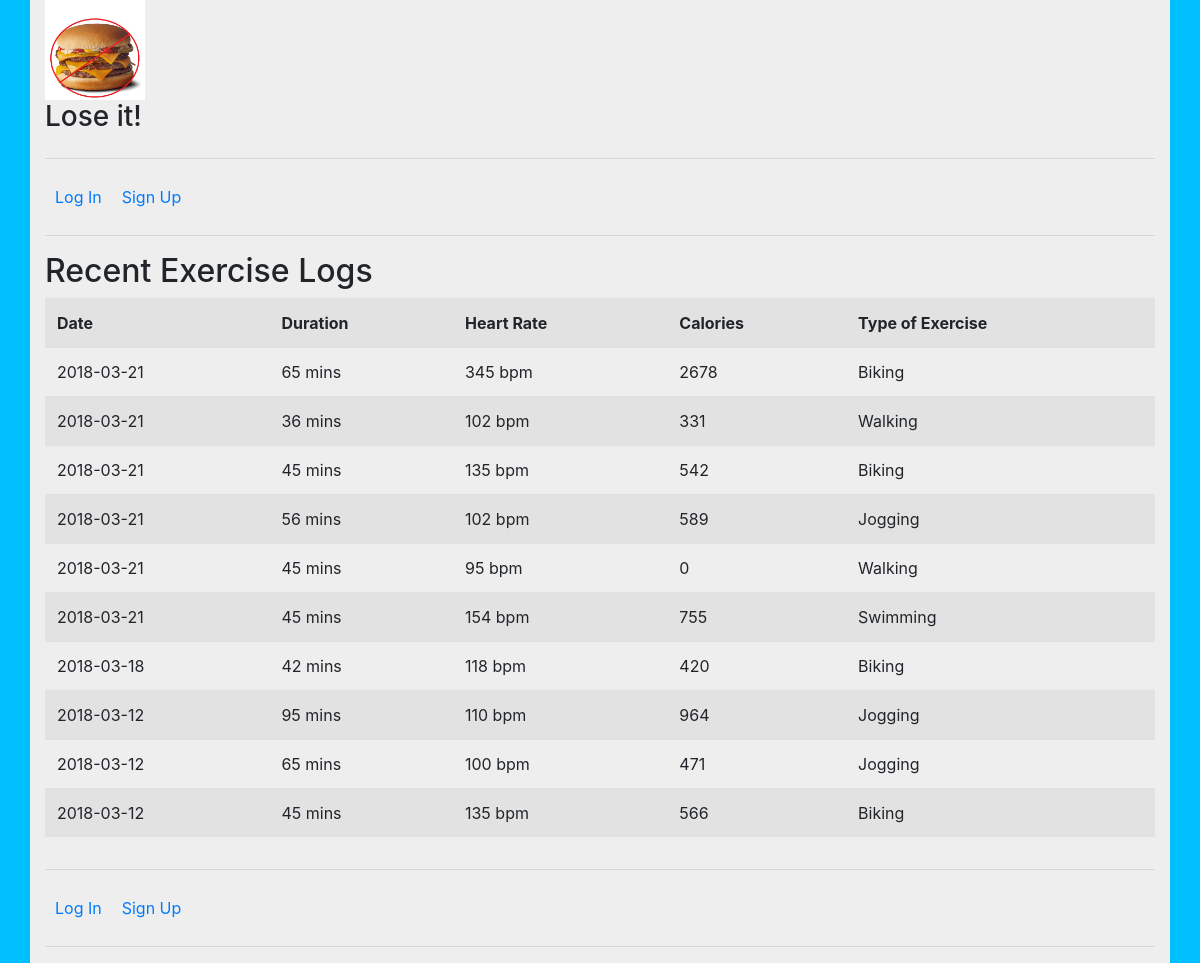
The page / on the database its author committed.
### tables this page shows
CREATE TABLE `EXERCISE_LOG` (
  `id` int(11) NOT NULL AUTO_INCREMENT,
  `date` date DEFAULT NULL,
  `time_in_minutes` int(11) NOT NULL,
  `heartrate` int(11) NOT NULL,
  `calories` int(11) NOT NULL,
  `type` varchar(30) DEFAULT NULL,
  `EXERCISE_USER_id` int(11) NOT NULL,
  PRIMARY KEY (`id`)
);

### index.php (the view, shortened to what this page needs)
<?php
    require_once('header.php');
    require('navMenu.php');
?>
<?php
        $dbc = mysqli_connect(DB_HOST, DB_USER, DB_PASSWORD, DB_NAME)
                or die('Error connecting to MySQL server.');
        $query = "SELECT * FROM EXERCISE_LOG ORDER BY id DESC LIMIT 15";
        $data = mysqli_query($dbc, $query)
                or die("Error querying database.");
        ?>
        <h2>Recent Exercise Logs</h2>
            <table class="table table-striped">
                <tr><th class="thead-dark">Date</th><th>Duration</th><th>Heart Rate</th><th>Calories</th><th>Type of Exercise</th></tr>
            <?php
                while ($row = mysqli_fetch_array($data))
                {
            ?>
                <tr>
                  <td><?php echo $row['date'];; ?></td>
                  <td><?php echo $row['time_in_minutes']; ?> mins</td>
                  <td><?php echo $row['heartrate'];?> bpm</td>
                  <td><?php echo $row['calories'];?></td>
                  <td><?php echo $row['type'];?></td>
                </tr>
            <?php
                }
            ?>
            </table>
<?php
    require('navMenu.php');
    require_once('footer.php');
?>

### header.php (shortened to what this page needs)
<!DOCTYPE html>
<html>
<head>
  <link rel="stylesheet" href="https://maxcdn.bootstrapcdn.com/bootstrap/4.0.0/css/bootstrap.min.css"
>
  <link rel="stylesheet" type="text/css" href="style.css" />
  <link rel="stylesheet" href="https://cdnjs.cloudflare.com/ajax/libs/font-awesome/4.7.0/css/font-awesome.min.css">
</head>
<body>
  <div class="container">
  <img src="img/edited_cheeseburger.png" alt="Delicious Cheeseburger" width="100">
  <h3>Lose it!</h3>

### navMenu.php (shortened to what this page needs)
<div class="row">
  <div class="col">
<hr />
<?php
  if (isset($_SESSION['username'])) {
    ?>
    <ul class="nav">
      <li><a href="lognewexercise.php">Log New Exercise</a></li>
      <li><a href="viewprofile.php">View Profile</a></li>
      <li><a href="editprofile.php">Edit Profile</a></li>
      <li><a href="logout.php">Log Out (<?php echo $_SESSION['username'];?>)</a></li>
    </ul>
    <?php
  }
  else {
    ?>
    <ul class="nav">
      <li><a href="login.php">Log In</a></li>
      <li><a href="signup.php">Sign Up</a></li>
    </ul>
    <?php
  }
?>
<hr />

### footer.php (shortened to what this page needs)
        </div>
  </body>
</html>

### style.css (style rules this page uses)
body { background-color: deepskyblue; }
.container { background-color: #EEE; }
.nav { list-style-type: none; margin: 0; padding: 0; }
.nav li { float: left; display: block; padding: 10px; }
img { display: inline-block; }

### rows shown on the page
exercise_log: date "2018-03-21", time_in_minutes "65", heartrate "345", calories "2678", type "Biking"
exercise_log: date "2018-03-21", time_in_minutes "36", heartrate "102", calories "331", type "Walking"
exercise_log: date "2018-03-21", time_in_minutes "45", heartrate "135", calories "542", type "Biking"
exercise_log: date "2018-03-21", time_in_minutes "56", heartrate "102", calories "589", type "Jogging"
exercise_log: date "2018-03-21", time_in_minutes "45", heartrate "95", calories "0", type "Walking"
exercise_log: date "2018-03-21", time_in_minutes "45", heartrate "154", calories "755", type "Swimming"
exercise_log: date "2018-03-18", time_in_minutes "42", heartrate "118", calories "420", type "Biking"
exercise_log: date "2018-03-12", time_in_minutes "95", heartrate "110", calories "964", type "Jogging"
exercise_log: date "2018-03-12", time_in_minutes "65", heartrate "100", calories "471", type "Jogging"
exercise_log: date "2018-03-12", time_in_minutes "45", heartrate "135", calories "566", type "Biking"
